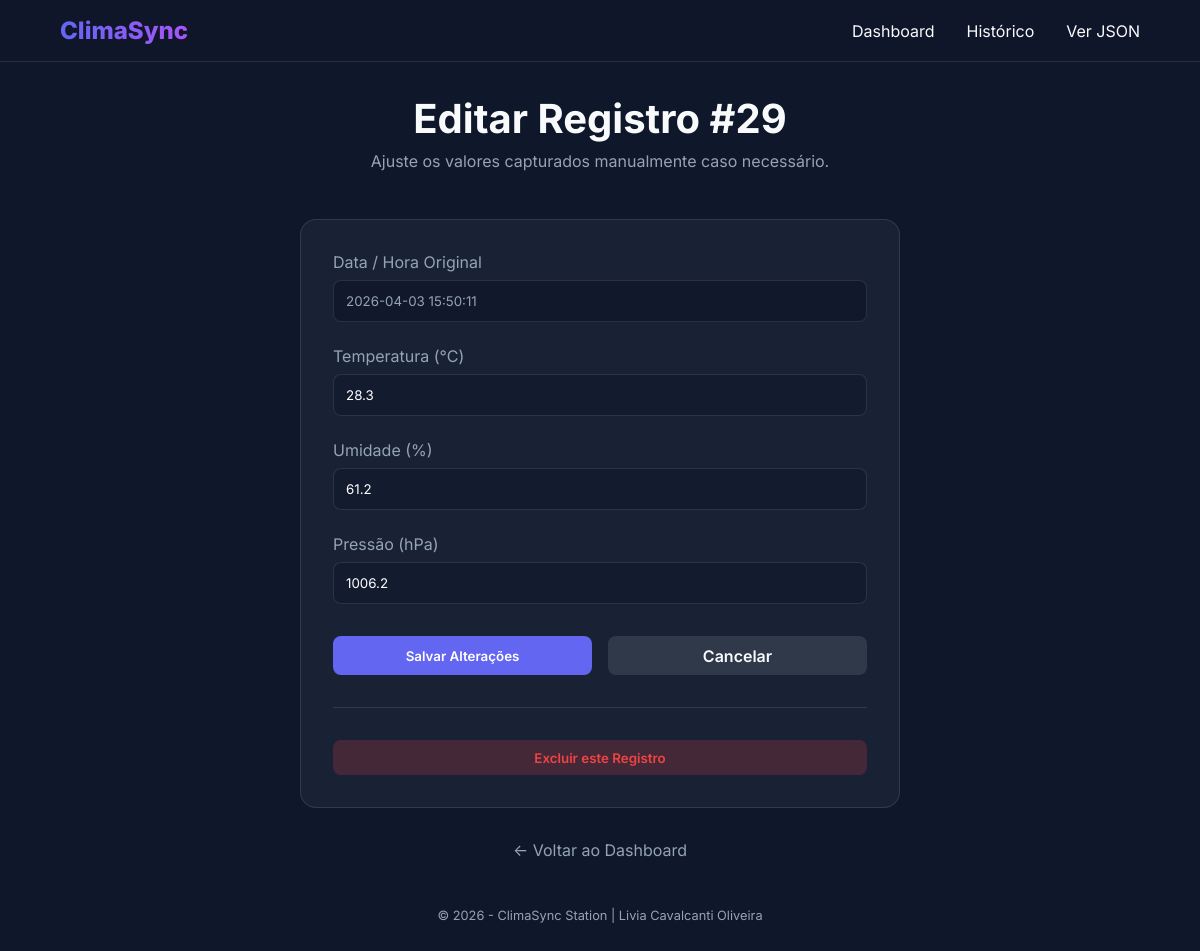
/leituras/29, run on the app's committed database.
### tables this page shows
CREATE TABLE leituras (
id INTEGER PRIMARY KEY AUTOINCREMENT,
temperatura REAL NOT NULL,
umidade REAL NOT NULL,
pressao REAL, -- opcional
localizacao TEXT DEFAULT 'Lab', -- opcional
timestamp DATETIME DEFAULT (datetime('now','localtime'))
);

### src/app.py (the view)
@app.route('/leituras/<int:id>', methods=['GET'])
def detalhe(id):
    leitura = database.buscar_leitura(id)
    if not leitura:
        return responder('404.html', {"erro": "Leitura não encontrada"}, 404)
    return responder('editar.html', {'leitura': leitura})

### src/app.py (called while the page is built)
def responder(template, data=None, status=200):
    formato = request.args.get('formato')
    if formato == 'json':
        return jsonify(data), status
    return render_template(template, **(data if data else {})), status

### src/database.py (called while the page is built)
def get_db_connection():
    conn = sqlite3.connect(DB_FILE, timeout=10)
    conn.execute('PRAGMA journal_mode=WAL')
    conn.execute('PRAGMA busy_timeout=5000') # espera até 5s
    conn.row_factory = sqlite3.Row
    return conn

def buscar_leitura(id):
    query = "SELECT * FROM leituras WHERE id = ?"
    with get_db_connection() as conn:
        cursor = conn.cursor()
        row = cursor.execute(query, (id,)).fetchone()
        return dict(row) if row else None

### src/templates/editar.html (shortened to what this page needs)
{% extends 'base.html' %}
{% block content %}
<header class="header">
    <h1>Editar Registro #{{ leitura.id }}</h1>
    <p>Ajuste os valores capturados manualmente caso necessário.</p>
</header>
<div style="max-width: 600px; margin: 0 auto;">
    <div class="section-card">
        <form action="{{ url_for('atualizar', id=leitura.id) }}" method="POST">
            <div class="form-group">
                <label for="timestamp">Data / Hora Original</label>
                <input type="text" id="timestamp" value="{{ leitura.timestamp }}" disabled style="background: rgba(15,23,42,0.8); color: var(--text-dim);">
            </div>
            <div class="form-group">
                <label for="temperatura">Temperatura (°C)</label>
                <input type="number" step="0.1" name="temperatura" id="temperatura" value="{{ leitura.temperatura }}" required>
            </div>
            <div class="form-group">
                <label for="umidade">Umidade (%)</label>
                <input type="number" step="0.1" name="umidade" id="umidade" value="{{ leitura.umidade }}" required>
            </div>
            <div class="form-group">
                <label for="pressao">Pressão (hPa)</label>
                <input type="number" step="0.1" name="pressao" id="pressao" value="{{ leitura.pressao if leitura.pressao else '' }}">
            </div>
            <div style="display: flex; gap: 1rem; margin-top: 2rem;">
                <button type="submit" class="btn btn-primary" style="flex: 1;">Salvar Alterações</button>
                <a href="{{ url_for('listar') }}" class="btn" style="background: rgba(255,255,255,0.1); flex: 1; text-align: center;">Cancelar</a>
            </div>
        </form>
        <hr style="margin: 2rem 0; border: none; border-top: 1px solid rgba(255,255,255,0.1);">
        <form action="{{ url_for('deletar', id=leitura.id) }}" method="POST" onsubmit="return confirm('ATENÇÃO: Esta ação é irreversível. Prosseguir?');">
            <button type="submit" class="btn btn-danger" style="width: 100%;">Excluir este Registro</button>
        </form>
    </div>
</div>
<div style="margin-top: 2rem; text-align: center;">
    <a href="{{ url_for('index') }}" style="color: var(--text-dim);">← Voltar ao Dashboard</a>
</div>
{% endblock %}

### src/static/css/style.css (style rules this page uses)
:root { --primary: #6366f1; --secondary: #a855f7; --bg-dark: #0f172a; --card-bg: rgba(30, 41, 59, 0.7); --text: #f8fafc; --text-dim: #94a3b8; --accent: #22d3ee; --success: #10b981; --danger: #ef4444; }
* { margin: 0; padding: 0; box-sizing: border-box; font-family: 'Inter', -apple-system, system-ui, sans-serif; }
body { background: var(--bg-dark); color: var(--text); min-height: 100vh; padding-bottom: 2rem; }
a { text-decoration: none; color: inherit; }
.header { margin-bottom: 3rem; text-align: center; }
.header h1 { font-size: 2.5rem; margin-bottom: 0.5rem; }
.header p { color: var(--text-dim); }
.section-card { background: var(--card-bg); padding: 2rem; border-radius: 1rem; border: 1px solid rgba(255, 255, 255, 0.1); }
.btn { padding: 0.6rem 1.2rem; border-radius: 0.5rem; border: none; cursor: pointer; font-weight: 600; transition: 0.2s; display: inline-block; }
.btn-primary { background: var(--primary); color: white; }
.btn-danger { background: rgba(239, 68, 68, 0.2); color: var(--danger); }
.form-group { margin-bottom: 1.5rem; }
label { display: block; margin-bottom: 0.5rem; color: var(--text-dim); }
input { width: 100%; padding: 0.75rem; background: rgba(15, 23, 42, 0.5); border: 1px solid rgba(255, 255, 255, 0.1); border-radius: 0.5rem; color: white; outline: none; }

### data on the page
leituras: id "29", timestamp "2026-04-03 15:50:11", temperatura "28.3", umidade "61.2", pressao "1006.2"
